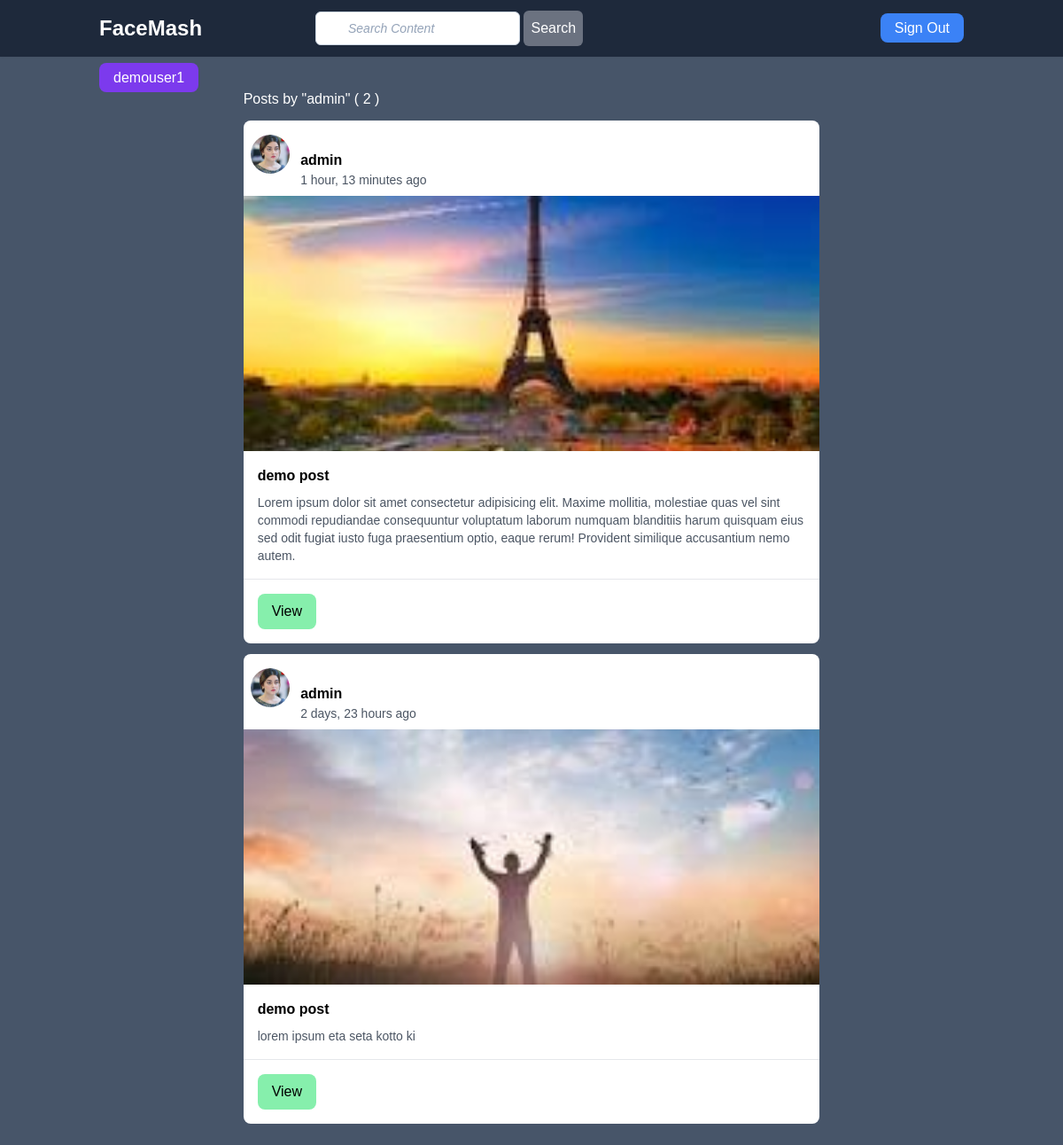
The page /users/admin/posts (signed in) on the database its author committed.
### feed/models.py (models this page shows, shortened)
class Post(models.Model):
    title = models.CharField(max_length=300, null=False, blank=False)
    description = models.TextField(blank=True)
    posted_at = models.DateTimeField(auto_now_add=True)
    post_image = models.ImageField(upload_to ="feeds/", null=True, blank=True)
    post_author = models.ForeignKey(User,on_delete=models.CASCADE)

### users/models.py (models this page shows, shortened)
class Profile(models.Model):
    full_name = models.CharField(max_length=100,blank=True,null=True)
    user = models.OneToOneField(User, on_delete=models.CASCADE)
    profile_image = models.ImageField(default='profile_picture/default_profile.jpg', upload_to='profile_picture')
    cover_photo = models.ImageField(default='cover_photo/default_cover.jpg', upload_to='cover_photo')
    bio = models.TextField(null=True, blank=True)
    date_of_birth = models.CharField(max_length=50, null=True, blank=True)

### users/views.py (the view)
# urls.py: path('<str:username>/posts', UserPostListView.as_view(), name='user-posts'),
class UserPostListView(ListView):
    model = Post
    template_name = 'users/user_posts.html'  # <app>/<model>_<viewtype>.html
    context_object_name = 'posts'
    paginate_by = 5
    def get_queryset(self):
        user = get_object_or_404(User, username=self.kwargs.get('username'))
        return Post.objects.filter(post_author=user).order_by('-posted_at')

### users/templates/users/user_posts.html (shortened to what this page needs)
{% extends 'base.html' %}
{% block content %}
    {% include 'includes/left-sidebar.html' %}
    <section class="flex gap-10 w-4/6 mx-auto">
        <main class="flex-1 w-3/5">
            <h5 class="mb-3 text-white">Posts by "{{ view.kwargs.username }}" ( {{ page_obj.paginator.count }} )</h5>
            {% for post in posts %}
                <div class="bg-white rounded-lg mb-3 w-full">
                    <div class="w-2/10 inline-block pt-2 mt-2 ml-2 m-1 pb-2">
                        <img src="{{ post.post_author.profile.profile_image.url }}" alt="profile picture" class="w-11 h-11 rounded-full">
                    </div>
                    <div class="w-8/10 inline-block pl-1 pb-2 -mt-12">
                        <h4 class="text-base font-semibold">{{ post.post_author }}</h4>
                        <time class="text-gray-600 text-sm block">{{ post.posted_at|timesince }} ago</time>
                    </div>
                    {% if post.post_image %}
                        <img src="{{ post.post_image.url }}" alt={{ post.title }} class="w-full h-72 object-cover">
                    {% endif %}
                    <div class="p-4">
                        <h3 class="text-base font-semibold mb-2">{{ post.title }}</h3>
                        <p class="text-sm text-gray-600">{{ post.description }}</p>
                    </div>
                    <div class="flex justify-between items-center p-4 border-t border-gray-200">
                        <a href="{% url 'post-detail' post.id %}" class="bg-green-300 hover:bg-green-200 px-4 py-2 rounded-lg transition">View</a>
                    </div>
                </div>
            {% endfor %}
        </main>
    </section>
{% endblock %}

### templates/includes/left-sidebar.html
<aside class="w-1/5">
    {% if request.user.is_authenticated %}
        <ul>
            <li class="list-none inline-block"><a href="{% url 'profile' user.username %}" class="px-4 py-2 bg-violet-600 rounded-lg text-white"> {{ user.username }}</a></li>
        </ul>
    {% endif %}
</aside>

### static/css/style.css (style rules this page uses)
:root { --primary: #3A82F6; --success: #1dd1a1; --danger: #ff6b6b; --warning: #feca57; --info: #f368e0; }
body { font-family: 'IBM Plex Sans Thai Looped', sans-serif; }
html { line-height: 1.5; -webkit-text-size-adjust: 100%; -moz-tab-size: 4; -o-tab-size: 4; tab-size: 4; font-family: ui-sans-serif, system-ui, -apple-system, BlinkMacSystemFont, "Segoe UI", Roboto, "Helvetica Neue", Arial, "Noto Sans", sans-serif, "Apple Color Emoji", "Segoe UI Emoji", "Segoe UI Symbol", "Noto Color Emoji"; }
body { margin: 0; line-height: inherit; }
h1, h2, h3, h4, h5, h6 { font-size: inherit; font-weight: inherit; }
a { color: inherit; text-decoration: inherit; }
blockquote, dl, dd, h1, h2, h3, h4, h5, h6, hr, figure, p, pre { margin: 0; }
ol, ul, menu { list-style: none; margin: 0; padding: 0; }
img, svg, video, canvas, audio, iframe, embed, object { display: block; vertical-align: middle; }
img, video { max-width: 100%; height: auto; }
.m-1 { margin: 0.25rem; }
.mx-auto { margin-left: auto; margin-right: auto; }
.mb-3 { margin-bottom: 0.75rem; }
.mb-2 { margin-bottom: 0.5rem; }
.mt-2 { margin-top: 0.5rem; }
.ml-2 { margin-left: 0.5rem; }
.-mt-12 { margin-top: -3rem; }
.block { display: block; }
.inline-block { display: inline-block; }
.flex { display: flex; }
.h-11 { height: 2.75rem; }
.h-72 { height: 18rem; }
.min-h-screen { min-height: 100vh; }
.w-1\/5 { width: 20%; }
.w-full { width: 100%; }
.w-3\/5 { width: 60%; }
.w-11 { width: 2.75rem; }
.w-4\/6 { width: 66.666667%; }
.flex-1 { flex: 1 1 0%; }
.list-none { list-style-type: none; }
.items-center { align-items: center; }
.justify-between { justify-content: space-between; }
.gap-10 { gap: 2.5rem; }
.rounded-lg { border-radius: 0.5rem; }
.rounded-full { border-radius: 9999px; }
.border-t { border-top-width: 1px; }
.border-gray-200 { --tw-border-opacity: 1; border-color: rgb(229 231 235 / var(--tw-border-opacity)); }
.bg-slate-600 { --tw-bg-opacity: 1; background-color: rgb(71 85 105 / var(--tw-bg-opacity)); }
.bg-violet-600 { --tw-bg-opacity: 1; background-color: rgb(124 58 237 / var(--tw-bg-opacity)); }
.bg-white { --tw-bg-opacity: 1; background-color: rgb(255 255 255 / var(--tw-bg-opacity)); }
.bg-green-300 { --tw-bg-opacity: 1; background-color: rgb(134 239 172 / var(--tw-bg-opacity)); }
.object-cover { -o-object-fit: cover; object-fit: cover; }
.p-4 { padding: 1rem; }
.px-4 { padding-left: 1rem; padding-right: 1rem; }
.py-2 { padding-top: 0.5rem; padding-bottom: 0.5rem; }
.pt-2 { padding-top: 0.5rem; }
.pb-2 { padding-bottom: 0.5rem; }
.pl-1 { padding-left: 0.25rem; }
.text-base { font-size: 1rem; line-height: 1.5rem; }
.text-sm { font-size: 0.875rem; line-height: 1.25rem; }
.font-semibold { font-weight: 600; }
.text-white { --tw-text-opacity: 1; color: rgb(255 255 255 / var(--tw-text-opacity)); }
.text-gray-600 { --tw-text-opacity: 1; color: rgb(75 85 99 / var(--tw-text-opacity)); }
.transition { transition-property: color, background-color, border-color, fill, stroke, opacity, box-shadow, transform, filter, -webkit-text-decoration-color, -webkit-backdrop-filter; transition-property: color, background-color, border-color, text-decoration-color, fill, stroke, opacity, box-shadow, transform, filter, backdrop-filter; transition-property: color, background-color, border-color, text-decoration-color, fill, stroke, opacity, box-shadow, transform, filter, backdrop-filter, -webkit-text-decoration-color, -webkit-backdrop-filter; transition-timing-function: cubic-bezier(0.4, 0, 0.2, 1); transition-duration: 150ms; }

### rows shown on the page
Post: post_author.profile.profile_image (picture), post_author "admin", posted_at "1 hour, 13 minutes", post_image (picture), title "demo post", description "Lorem ipsum dolor sit amet consectetur adipisicing elit. Maxime mollitia, molestiae quas vel sint commodi repudiandae consequuntur voluptatum laborum numquam blanditiis harum quisquam eius sed odit fugiat iusto fuga praesentium optio, eaque rerum! Provident similique accusantium nemo autem."
Post: post_author.profile.profile_image (picture), post_author "admin", posted_at "2 days, 23 hours", post_image (picture), title "demo post", description "lorem ipsum eta seta kotto ki"

### other values the page prints
{{ user.username }} "demouser1"
{{ view.kwargs.username }} "admin"
{{ page_obj.paginator.count }} "2"
